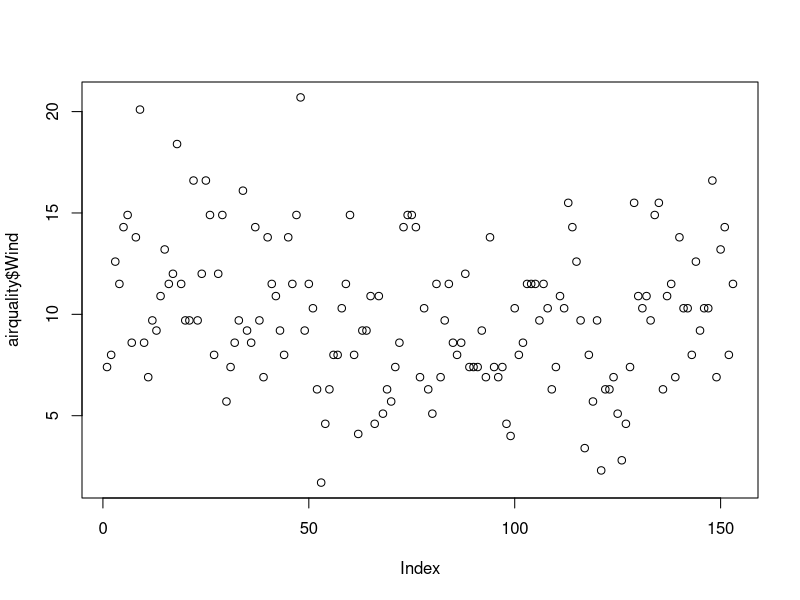
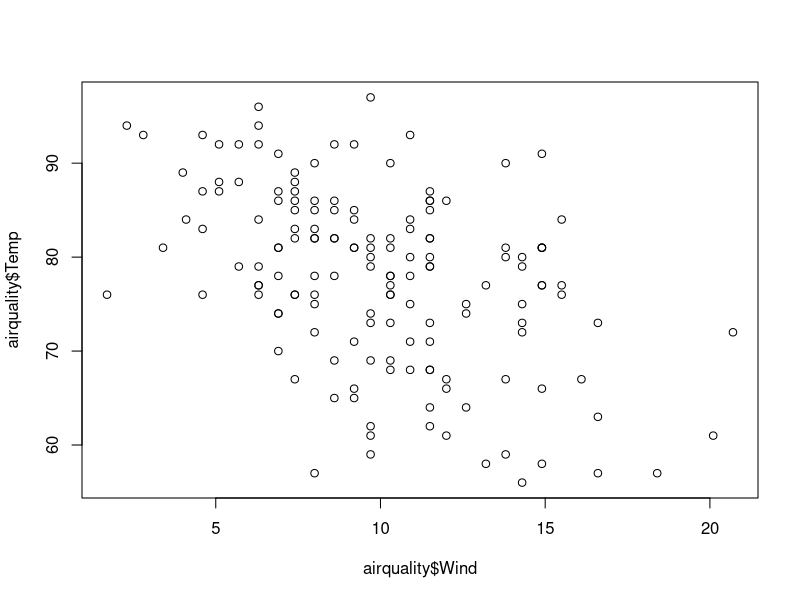
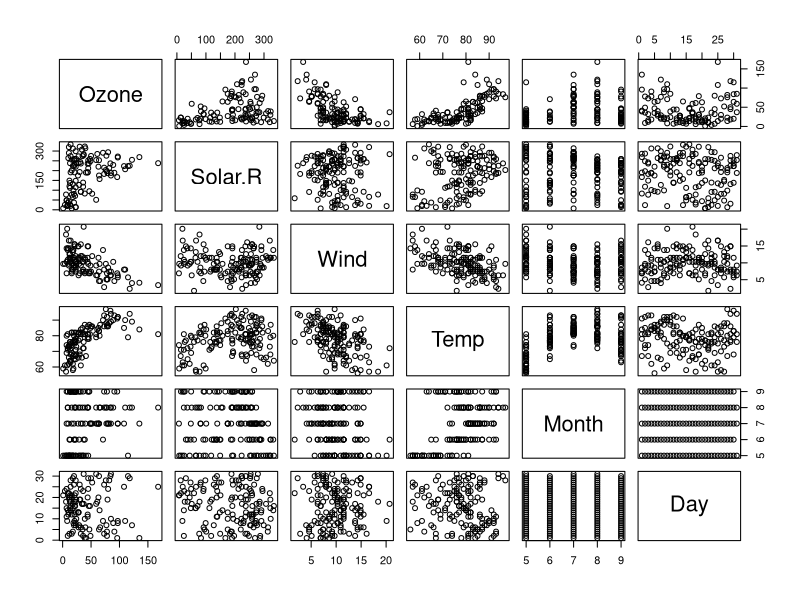
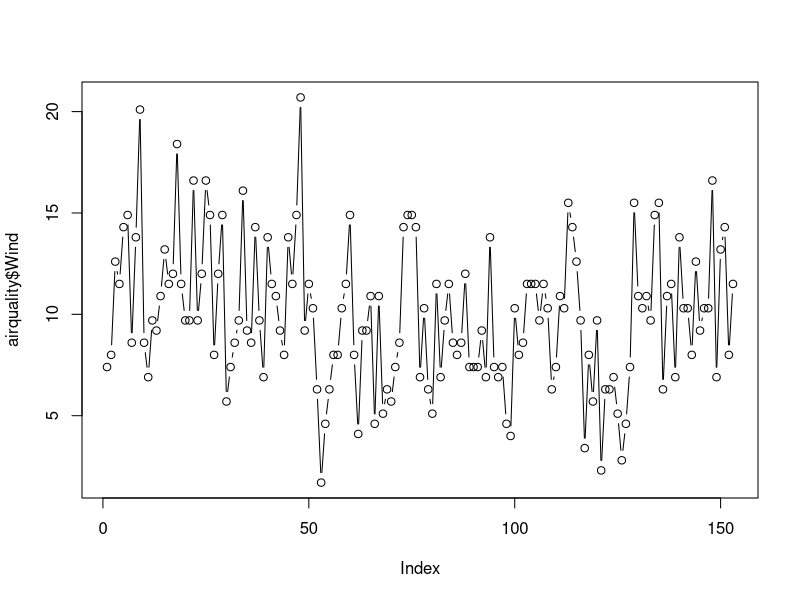
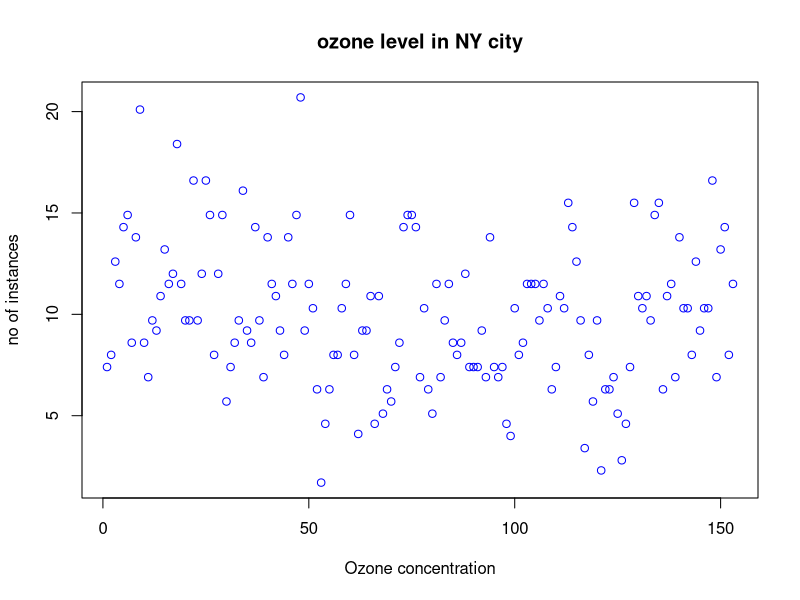
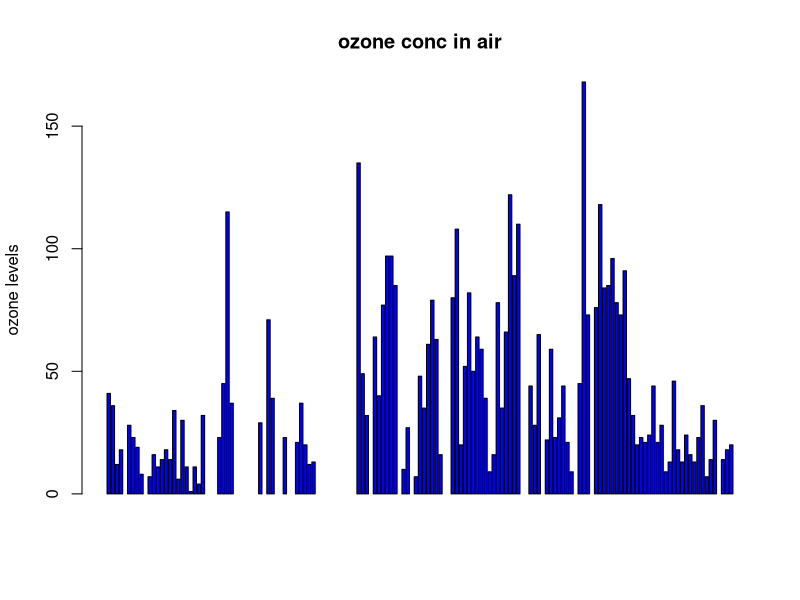
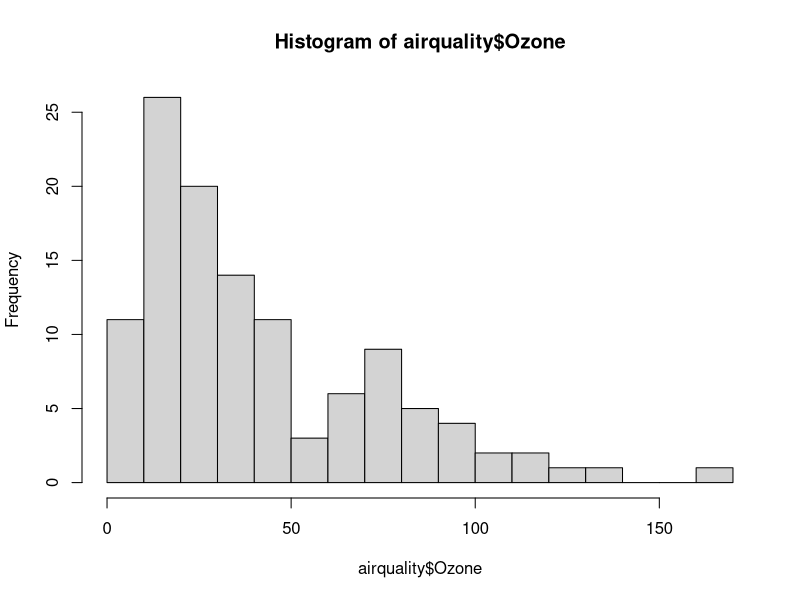
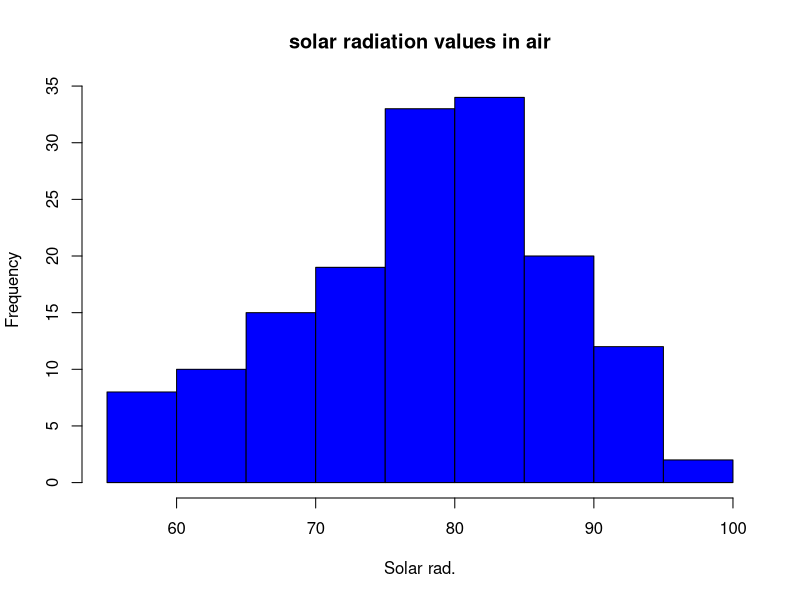

Here is the R script that generated these plots, in order:
#airquality = read.csv('path/airquality.csv',header=TRUE, sep=",")
library(datasets)
airquality<-datasets::airquality
## Top 10 rows and last 10 rows
head(airquality,10)
tail(airquality,10)
## Columns
airquality[,c(1,2)]

df<-airquality[,-6]
df

summary(airquality)

airquality$Wind

summary(airquality$Wind)

#### summary of data ####
summary(airquality)
summary(airquality$Wind)

## plotting ##

plot(airquality$Wind)
plot(airquality$Wind,airquality$Temp,type="p") 
plot(airquality)

# points and lines
plot(airquality$Wind,type = "b") #type p:points,l:line,b:both
plot(airquality$Wind,xlab = 'Ozone concentration',ylab='no of instances',
     main = 'ozone level in NY city',col='blue')

# Horizontal Bar plot
barplot(airquality$Ozone, main = 'ozone conc in air',ylab= 'ozone levels',
        col = 'blue',horiz = F,axes=T)

# Histogram
hist(airquality$Ozone,breaks = 20)
hist(airquality$Temp, main = 'solar radiation values in air',
     xlab='Solar rad.',col = 'blue')

#single box plot
boxplot(airquality$Wind,main='boxplot')
boxplot.stats(airquality$Wind)

#Multiple box plots
boxplot(airquality[,1:4],main='Multiple Box plot')

#margin of the grid(mar), 
#no of rows and columns(mfrow), 
#whether a border is to be included(bty) 
#and position of the 
#labels(las: numeric value indicating the orientation of the tick mark labels and any other text added to a 
# plot after its initialization. The options are as follows: always parallel to the axis (the default, 0), 
# always horizontal (1), always perpendicular to the axis (2), and always vertical (3).)
#bty - box around the plot

par(mfrow=c(3,3),mar=c(3,3,3,3),las=0,bty="o")
plot(airquality$Ozone)
plot(airquality$Ozone,airquality$Wind)
plot(airquality$Ozone,type = "l")
plot(airquality$Ozone,type="l")
plot(airquality$Ozone,type="l")
barplot(airquality$Ozone,main='ozone conc in air',
        xlab='ozone levels',col='green',horiz=TRUE)
hist(airquality$Solar.R)
boxplot(airquality$Solar.R)
boxplot(airquality[,0:4],main='multiple box plot')


## e_quakes=datasets
e_quakes<-datasets::quakes
sd(airquality$Ozone,na.rm=T)
#top 10 and last 10 rows
head(quakes,10)
tail(quakes,10)

quakes[,c(1,2)]

df<-quakes[,-6]
df

#summary
summary(quakes[,1])
quakes$lat
summary(quakes$lat)

#plots
plot(quakes$lat)
plot(quakes$lat,quakes$long,type='p')
plot(quakes)

#points and lines
plot(quakes$lat,type = 'b')
plot(quakes$lat,xlab = "x",ylab="Y",main = "lattitude",col='blue')

# horizontal bar plot
barplot(quakes$stations,main='quakes data',xlab = 'lattitude',col='blue',
        horiz = F,axes = T)

#histogram
hist(quakes$lat,breaks = 10)
hist(quakes$depth,
     main = 'quakes depth',
     xlab='depth',col='blue')

#single box plot
boxplot(quakes$long,main='boxplot')
boxplot.stats(quakes$long)

#multiple box plots
boxplot(quakes[,1:4],main='Multiple box plot')

par(mfrow=c(3,3), mar=c(3,3,3,3), las=0, bty="o")
plot(quakes$lat)
plot(quakes$lat,quakes$long)
plot(quakes$lat,type='l')
plot(quakes$lat,type='l')
plot(quakes$lat,type='l')
barplot(quakes$lat,main="quakes lattitudes",xlab='lats',
        col='green',horiz=TRUE)
hist(quakes$depth)
boxplot(quakes$mag)
boxplot(quakes[,1:4],main='Multiple box plot')
